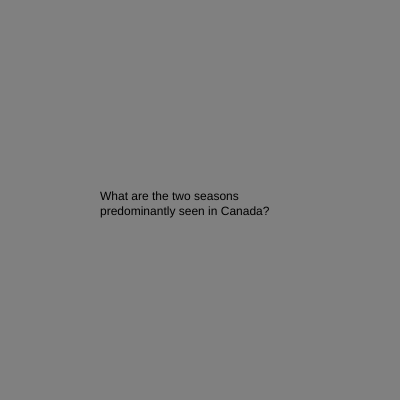
Frame 1 (no input)
Frame 60 (no input): identical to frame 1, image omitted
Frame 120 (the mouse pressed at the canvas centre since frame 60): identical to frame 1, image omitted

The p5.js sketch that drew this single still picture (run headless with seeded random() and noise() and a simulated clock; from frame 60 on, the mouse is pressed at the canvas centre):

// p5.js sketch
// ── sketch.js
let state = 0;

function setup() {
  createCanvas(400, 400);
}

function draw() {



  switch (state) {

    case 0:
      background("gray");
      text("What are the two seasons \npredominantly seen in Canada?", 100, height/2) ;
      break;

    case 1:
      background("yellow");
      text("It is just winter and then July!", 100, height/2) ;
      break;


  }
}

function mouseReleased() {
  state++;
  if (state > 1) state = 0;

}
